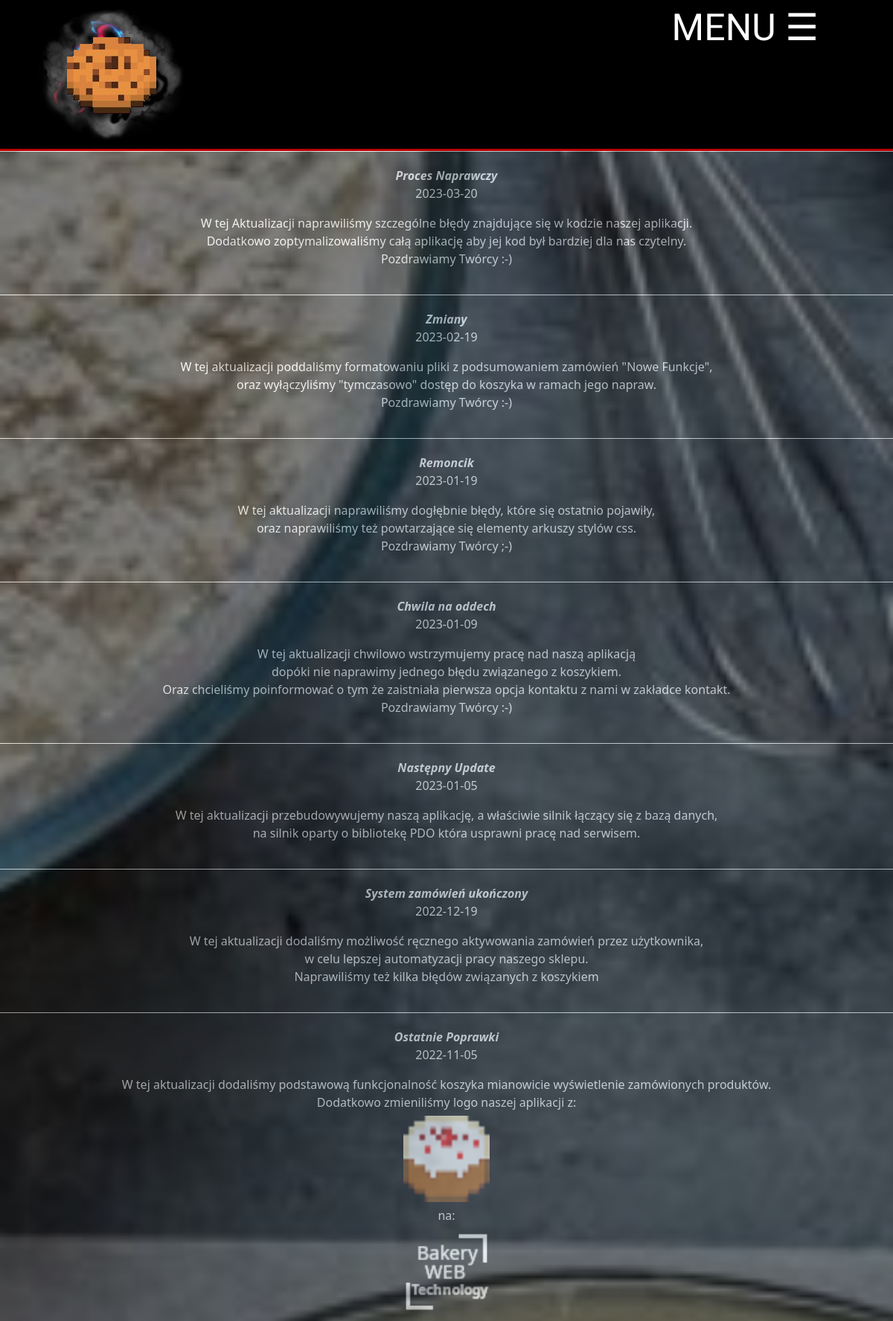
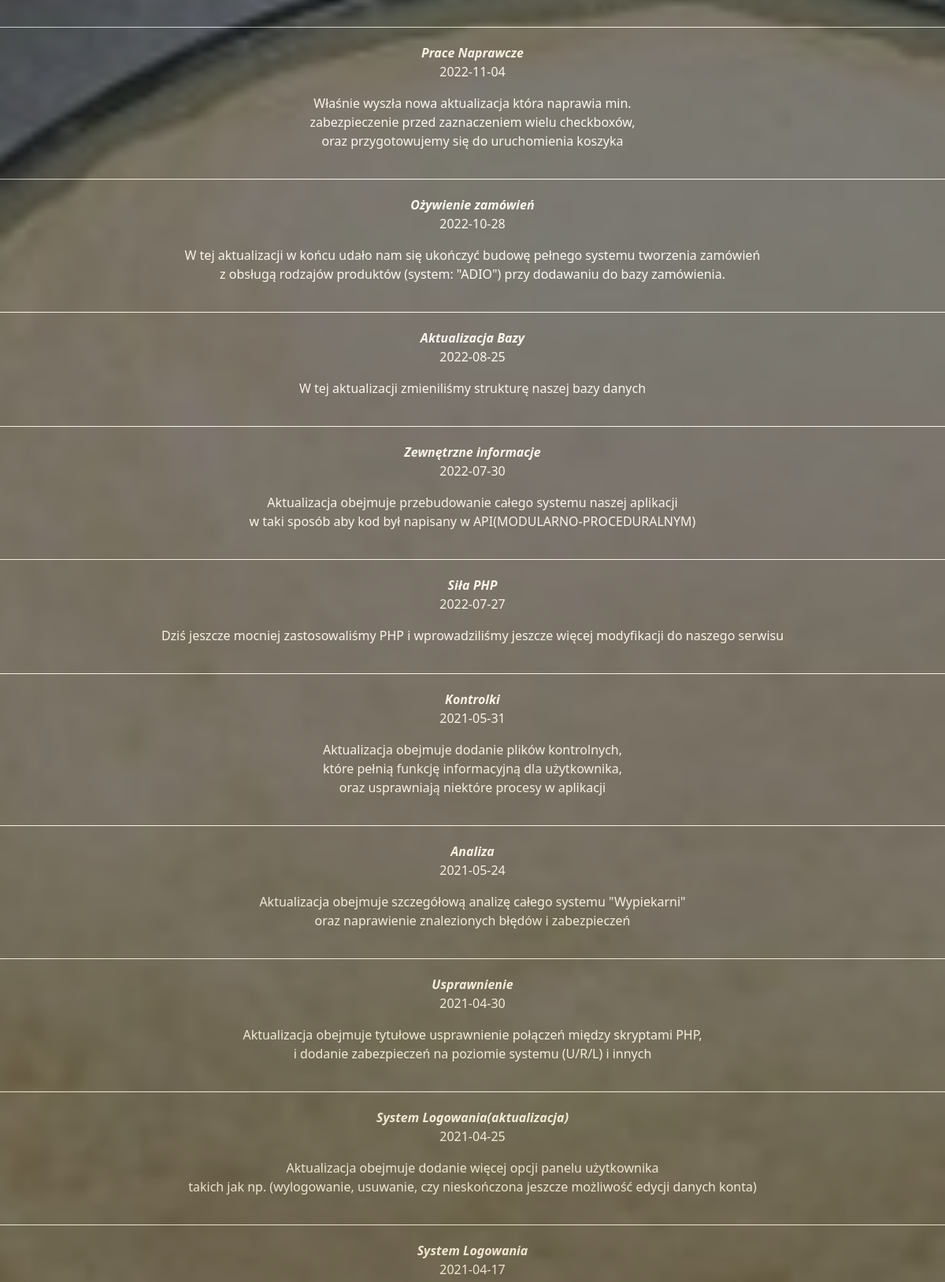
Screenshot of /aktuals.php (upper part) with the database file from the repository (2 pictures, top to bottom).
### tables this page shows
CREATE TABLE `aktualizacje` (
  `id` int(11) NOT NULL,
  `Nazwa` text NOT NULL,
  `Data` date DEFAULT NULL,
  `Opis` text NOT NULL
);

### aktuals.php (the view, shortened to what this page needs)
<?php
require_once('PDO.php');
$sql = "SELECT * FROM aktualizacje ORDER BY id DESC";
$query = $db->prepare($sql);
$query->execute();
?>
<!DOCTYPE html>
<html lang="pl-PL">
<head>
    <link rel="stylesheet" href="css/bootstrap.min.css" type="text/css" />
    <link rel="stylesheet" href="style.css" type="text/css" />
    <link rel="stylesheet" href="css1/font.css" type="text/css" />
</head>
<body>
    <div class="up">
        <div id="logo" onclick="x()">
            <div id="a">
                <img src="img/logo1.png" title="Logo" alt="Logo" />
            </div>
        </div>
        <ol>
            <li>
                <a href="#">
                    <span id="menu-text">MENU</span> &#9776;
                </a>
            </li>
        </ol>
    </div>
    <div class="main">
        <div id="c">
            <?php
            while ($row = $query->fetch()) {
            ?>
                <div id="front-zwrot">
                    <b><i><?php echo $row['Nazwa'] ?></i></b>
                    <p><?php echo $row['Data'] ?></p>
                    <p id="#"><?php echo $row['Opis'] ?></p>
                </div>
            <?php
            }
            ?>
        </div>
    </div>
</body>
</html>

### style.css (style rules this page uses)
body { background-color: #000; margin: 0; padding: 0; width: 100%; background-image: url("img/tło.png"); background-attachment: fixed; background-position: center; background-repeat: no-repeat; background-size: cover; }
.up { border-bottom: 3px solid #b70000; background-color: #000; margin: 0; padding: 0; width: 100%; color: #fff; font-family: "Gloria Hallelujah", cursive; display: flex; justify-content: space-between; padding-left: 50px; padding-right: 50px; }
#logo { margin: 0; width: 200px; padding: 0; float: left; }
ol { margin: 0; }
ol>li { float: right; list-style-type: none; padding: 0; font-size: 50px; text-align: center; margin: 0; }
ol>li>a { text-decoration: none; margin-right: 50px; color: #fff; }
#a { margin: 0; }
.main { padding: 0; text-align: center; height: 100%dvh; width: 100%; }
.main img { border-radius: 50px; width: 80vw; height: 80vw; border: #000 6px solid; }

### aktuals.php (style rules this page uses)
#front-zwrot { width: auto; height: auto; background-color: #000; opacity: 0.5; color: #fff; padding: 20px; margin-left: auto; margin-right: auto; margin: 0; text-shadow: #000; border-top: #fff solid 1px; }
#front-zwrot>b { display: inline-block; background-color: #000; color: #fff; }
#c { overflow-y: scroll; height: 100vh; }
#front-zwrot>p { display: inline-block; color: #fff; width: 100%; }
#k { border-radius: 0; width: 128px; height: 128px; }

### rows the page displays
aktualizacje: Nazwa "Proces Naprawczy", Data "2023-03-20", Opis "W tej Aktualizacji naprawiliśmy szczególne błędy znajdujące się w kodzie naszej aplikacji. Dodatkowo zoptymalizowaliśmy całą aplikację aby jej kod był bardziej dla nas czytelny. Pozdrawiamy Twórcy :-)"
aktualizacje: Nazwa "Zmiany", Data "2023-02-19", Opis "W tej aktualizacji poddaliśmy formatowaniu pliki z podsumowaniem zamówień \"Nowe Funkcje\", oraz wyłączyliśmy \"tymczasowo\" dostęp do koszyka w ramach jego napraw. Pozdrawiamy Twórcy :-)"
aktualizacje: Nazwa "Remoncik", Data "2023-01-19", Opis "W tej aktualizacji naprawiliśmy dogłębnie błędy, które się ostatnio pojawiły, oraz naprawiliśmy też powtarzające się elementy arkuszy stylów css. Pozdrawiamy Twórcy ;-)"
aktualizacje: Nazwa "Chwila na oddech", Data "2023-01-09", Opis "W tej aktualizacji chwilowo wstrzymujemy pracę nad naszą aplikacją dopóki nie naprawimy jednego błędu związanego z koszykiem. Oraz chcieliśmy poinformować o tym że zaistniała pierwsza opcja kontaktu z nami w zakładce kontakt. Pozdrawiamy Twórcy :-)"
aktualizacje: Nazwa "Następny Update", Data "2023-01-05", Opis "W tej aktualizacji przebudowywujemy naszą aplikację, a właściwie silnik łączący się z bazą danych, na silnik oparty o bibliotekę PDO która usprawni pracę nad serwisem."
aktualizacje: Nazwa "System zamówień ukończony", Data "2022-12-19", Opis "W tej aktualizacji dodaliśmy możliwość ręcznego aktywowania zamówień przez użytkownika, w celu lepszej automatyzacji pracy naszego sklepu. Naprawiliśmy też kilka błędów związanych z koszykiem"
aktualizacje: Nazwa "Ostatnie Poprawki", Data "2022-11-05", Opis "W tej aktualizacji dodaliśmy podstawową funkcjonalność koszyka mianowicie wyświetlenie zamówionych produktów. Dodatkowo zmieniliśmy logo naszej aplikacji z: na:", Opis (picture)
aktualizacje: Nazwa "Prace Naprawcze", Data "2022-11-04", Opis "Właśnie wyszła nowa aktualizacja która naprawia min. zabezpieczenie przed zaznaczeniem wielu checkboxów, oraz przygotowujemy się do uruchomienia koszyka"
aktualizacje: Nazwa "Ożywienie zamówień", Data "2022-10-28", Opis "W tej aktualizacji w końcu udało nam się ukończyć budowę pełnego systemu tworzenia zamówień z obsługą rodzajów produktów (system: \"ADIO\") przy dodawaniu do bazy zamówienia."
aktualizacje: Nazwa "Aktualizacja Bazy", Data "2022-08-25", Opis "W tej aktualizacji zmieniliśmy strukturę naszej bazy danych"
aktualizacje: Nazwa "Zewnętrzne informacje", Data "2022-07-30", Opis "Aktualizacja obejmuje przebudowanie całego systemu naszej aplikacji w taki sposób aby kod był napisany w API(MODULARNO-PROCEDURALNYM)"
aktualizacje: Nazwa "Siła PHP", Data "2022-07-27", Opis "Dziś jeszcze mocniej zastosowaliśmy PHP i wprowadziliśmy jeszcze więcej modyfikacji do naszego serwisu"
aktualizacje: Nazwa "Kontrolki", Data "2021-05-31", Opis "Aktualizacja obejmuje dodanie plików kontrolnych, które pełnią funkcję informacyjną dla użytkownika, oraz usprawniają niektóre procesy w aplikacji"
aktualizacje: Nazwa "Analiza", Data "2021-05-24", Opis "Aktualizacja obejmuje szczegółową analizę całego systemu \"Wypiekarni\" oraz naprawienie znalezionych błędów i zabezpieczeń"
aktualizacje: Nazwa "Usprawnienie", Data "2021-04-30", Opis "Aktualizacja obejmuje tytułowe usprawnienie połączeń między skryptami PHP, i dodanie zabezpieczeń na poziomie systemu (U/R/L) i innych"
aktualizacje: Nazwa "System Logowania(aktualizacja)", Data "2021-04-25", Opis "Aktualizacja obejmuje dodanie więcej opcji panelu użytkownika takich jak np. (wylogowanie, usuwanie, czy nieskończona jeszcze możliwość edycji danych konta)"
aktualizacje: Nazwa "System Logowania", Data "2021-04-17"
